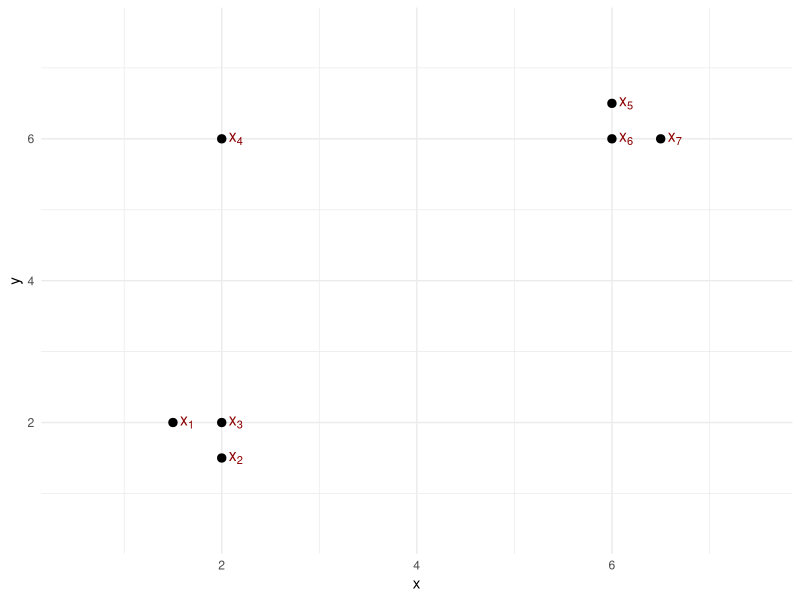
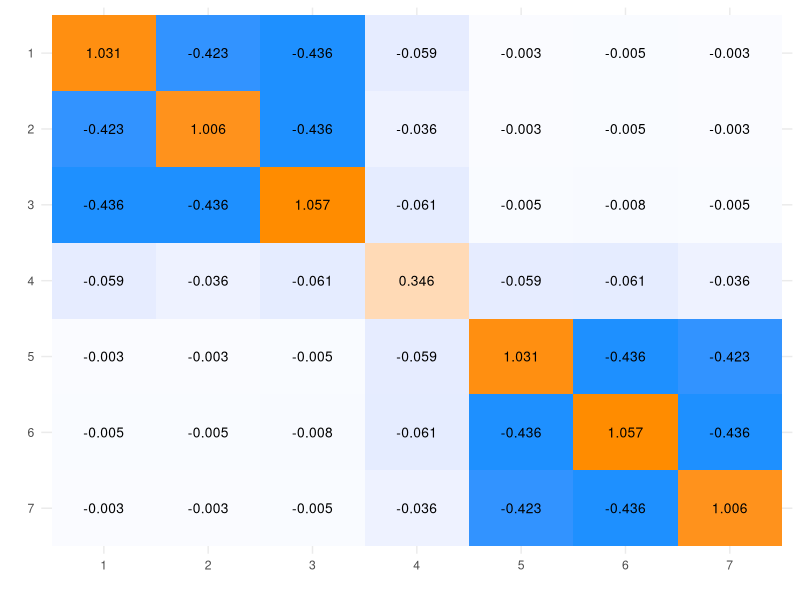

These charts were generated, in order, by the following R code:
## ---- chunk 1
knitr::opts_chunk$set(echo = TRUE)
library(tidyverse)
set.seed(42)
## ---- chunk 2
x <- c(1,2,4, 8)
D <- as.matrix(dist(x, diag = T, upper = T))
sig_kernel = 2
W <- exp(-D^2/(2*sig_kernel^2))
diag(W) = 0
lam_k = 2

rowsums = rowSums(W)
sigmas = lam_k/rowsums

W_tilde = sweep(W, 1, FUN = '/', STATS = rowsums)

phi = 0.5


Q_k = diag(1/sigmas) %*% (diag(4) - phi*W_tilde)

## ---- chunk 3
x <- c(1.5, 2, 2, 2, 6, 6, 6.5)
y <- c(2, 1.5, 2, 6, 6.5, 6, 6)

df <- data.frame(
  x = x,
  y = y,
  label = paste0("x[", 1:7, "]")
)

ggplot(df, aes(x = x, y = y)) +
  geom_point(size = 2.5) +
  geom_text(aes(label = label), parse = TRUE, hjust = -0.5, color = "darkred", size = 4) +
  labs(x = "x", y = "y") +
  xlim(min(df$x) - 1, max(df$x) + 1) +
  ylim(min(df$y) - 1, max(df$y) + 1) +
  theme_minimal()
## ---- chunk 4
D <- as.matrix(dist(cbind(x,y), diag = T, upper = T))
sig_kernel = 0.5
W <- exp(-D^2/2*sig_kernel^2)
diag(W) = 0
lam_k = 2

rowsums = rowSums(W)
sigmas = lam_k/rowsums

W_tilde = sweep(W, 1, FUN = '/', STATS = rowsums)

phi = 0.9


Q_k = diag(1/sigmas) %*% (diag(7) - phi*W_tilde)
## ---- chunk 5
library(colorspace)
data_plot <- Q_k %>% as_tibble() %>% rownames_to_column("Var1") %>% 
  pivot_longer(-Var1, names_to = "Var2", values_to = "value") %>% 
  mutate(
    Var1 = factor(Var1, levels = 1:7),
    Var2 = factor(Var2, levels = 7:1)
  ) 

max_val <- max(abs(data_plot$value))

ggplot(data_plot, aes(Var1, Var2)) +
  geom_tile(aes(fill = value)) + 
  geom_text(aes(label = round(value, 3)), size = 3.5) + 
  scale_fill_gradientn(
    colours = c("dodgerblue", "white", "darkorange"),
    values = c(0, 0.3, 1)
  ) +
  theme_minimal() +
  labs(x = '', y= '') +
  theme(legend.title = element_blank()) + 
  theme(legend.position ="none")
  
